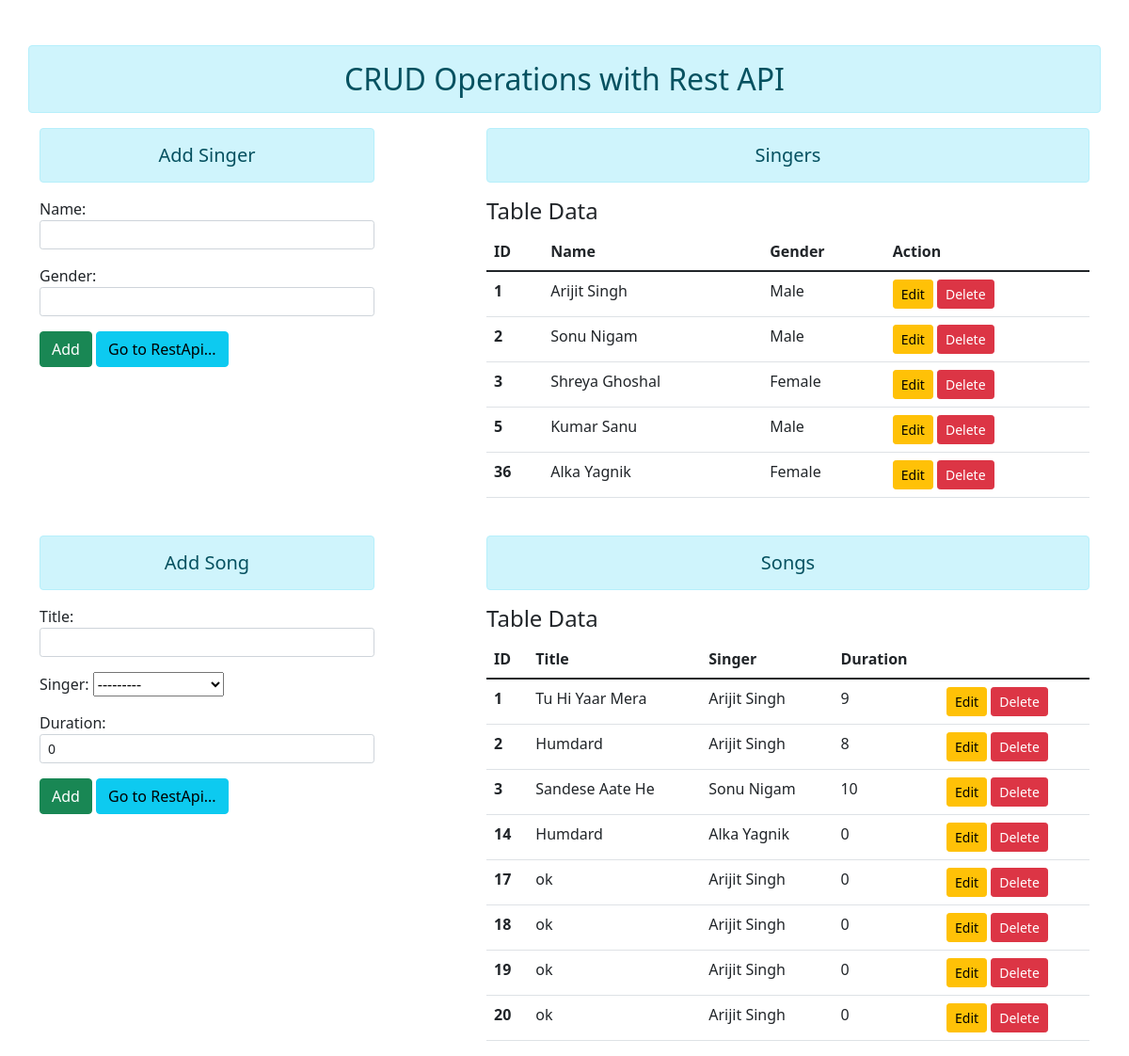
The app's page /, older data.
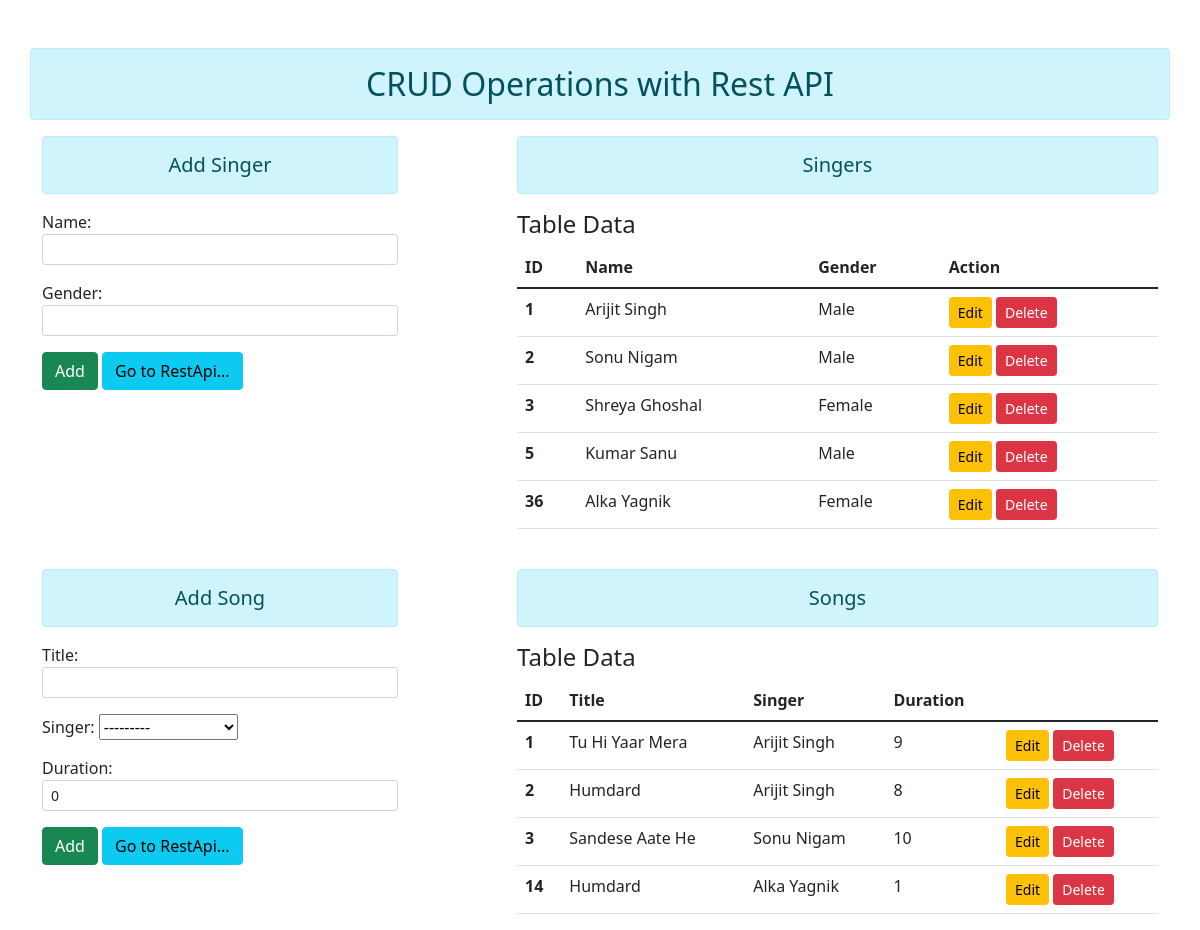
The same page, newer data.
### api/models.py (models this page shows, shortened)
class Singer(models.Model):
    name = models.CharField(max_length=100)
    gender = models.CharField(max_length=100)
    def __str__(self):
        return self.name

class Song(models.Model):
    title = models.CharField(max_length=100)
    singer = models.ForeignKey(Singer, on_delete=CASCADE, related_name='sung_by')
    duration = models.IntegerField(default=0)

### api/views.py (the view)
# urls.py: 2. Add a URL to urlpatterns:  path('', views.home, name='home')
def Add(request):
    if request.method == "POST":
        form_data_singer = SingerAdd(request.POST)
        form_data_song = SongAdd(request.POST)
        if form_data_singer.is_valid():
            form_data_singer.save()
            form_data_singer = SingerAdd()
        if form_data_song.is_valid():
            form_data_song.save()
            form_data_song = SongAdd()
    else:
        form_data_singer = SingerAdd()
        form_data_song = SongAdd()
    singer = Singer.objects.all()
    song = Song.objects.all()
    return render(request, 'home2.html',{'form_singer':form_data_singer, 'form_song': form_data_song , 'singers':singer, 'songs':song})

### api/forms.py
class SingerAdd(forms.ModelForm):
    class Meta:
        model = Singer
        fields = ['name', 'gender']
        widgets = {
            'name' : forms.TextInput(attrs={'class':'form-control form-control-sm'}),
            'gender' : forms.TextInput(attrs={'class':'form-control form-control-sm'}),
         }

class SongAdd(forms.ModelForm):
    singer = ModelChoiceField(queryset=Singer.objects.all())
    class Meta:
        model = Song
        fields = '__all__'
        widgets = {
            'title' : forms.TextInput(attrs={'class':'form-control form-control-sm'}),
            'singer' : forms.TextInput(attrs={'class':'form-control form-control-sm'}),
            'duration' : forms.NumberInput(attrs={'class':'form-control form-control-sm'}),
         }

### templates/home2.html (shortened to what this page needs)
{% extends 'basic.html' %}
{% block bodycontent %}
<body>
    <div class="row">
        <h2 class='alert alert-info text-center'>CRUD Operations with Rest API</h2>
        <div class="col-sm-4">
            <h5 class='text-center alert alert-info'> Add Singer </h5>
            <form action="" method="POST"> {% csrf_token %}
                {{form_singer.as_p}}
                <input type="submit" class='btn btn-success' value='Add'>
                <a href="/api" class='btn btn-info'>Go to RestApi...</a>
            </form>
        </div>
        <div class="col-sm-7 offset-1">
            <h5 class='text-center alert alert-info'> Singers </h5>
            {% if singers %}
            <h4>Table Data</h4>
            <table class="table table-hover">
                <thead>
                    <tr>
                        <th scope="col">ID</th>
                        <th scope="col">Name</th>
                        <th scope="col">Gender</th>
                        <th scope="col">Action</th>
                    </tr>
                </thead>
                <tbody>
                    <tr>
                        {% for singer in singers %}
                        <th scope="row">{{singer.id}}</th>
                        <td>{{singer.name}}</td>
                        <td>{{singer.gender}}</td>
                        <td>
                            <a href="{% url 'edit_data_singer' singer.id %}" class="btn btn-warning btn-sm">Edit</a>
                            <form action="{% url 'delete_data_singer' singer.id %}" method="POST" class='d-inline'> {% csrf_token %}
                                <input type="submit" class='btn btn-danger btn-sm' value='Delete'>
                            </form>
                        </td>
                    </tr>
                    {% endfor %}
                </tbody>
            </table>
            {% else %}
            <h5 class='text-center alert alert-warning'> No records Found </h5>
            {% endif %}
            <br>
        </div>
    </div>
    <div class="row">
        <div class="col-sm-4">
            <h5 class='text-center alert alert-info'> Add Song </h5>
            <form action="" method="POST"> {% csrf_token %}
                {{form_song.as_p}}
                <input type="submit" class='btn btn-success' value='Add'>
                <a href="/api" class='btn btn-info'>Go to RestApi...</a>
            </form>
        </div>
        <div class="col-sm-7 offset-1">
            <h5 class='text-center alert alert-info'> Songs </h5>
            {% if songs %}
            <h4>Table Data</h4>
            <table class="table table-hover">
                <thead>
                    <tr>
                        <th scope="col">ID</th>
                        <th scope="col">Title</th>
                        <th scope="col">Singer</th>
                        <th scope="col">Duration</th>
                    </tr>
                </thead>
                <tbody>
                    <tr>
                        {% for song in songs %}
                        <th scope="row">{{song.id}}</th>
                        <td>{{song.title}}</td>
                        <td>{{song.singer}}</td>
                        <td>{{song.duration}}</td>
                        <td>
                            <a href="{% url 'edit_data_song' song.title %}" class="btn btn-warning btn-sm">Edit</a>
                            <form action="{% url 'delete_data_song' song.title %}" method="POST" class='d-inline'> {% csrf_token %}
                                <input type="submit" class='btn btn-danger btn-sm' value='Delete'>
                            </form>
                        </td>
                    </tr>
                    {% endfor %}
                </tbody>
            </table>
            {% else %}
            <h5 class='text-center alert alert-warning'> No records Found </h5>
            {% endif %}
        </div>
    </div>
</body>
{% endblock bodycontent %}

Row changes from the older to the newer data that the page shows:
removed Song: id "17", title "ok", singer "Arijit Singh", duration "0"
removed Song: id "18", title "ok", singer "Arijit Singh", duration "0"
removed Song: id "19", title "ok", singer "Arijit Singh", duration "0"
removed Song: id "20", title "ok", singer "Arijit Singh", duration "0"
changed Song "Alka Yagnik": duration "0" → "1"
